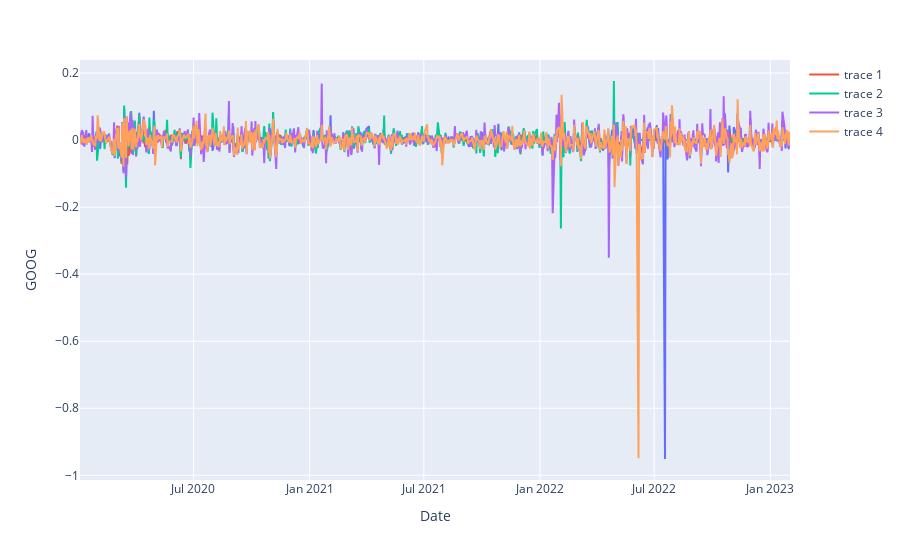

Source (notebook cell):
### Code cell
fig = px.line(tech_daily_returns, x="Date", y="GOOG")
# generate scatter plot
fig.add_scatter(x=tech_daily_returns['Date'], y=tech_daily_returns['SPY'])
fig.add_scatter(x=tech_daily_returns['Date'], y=tech_daily_returns['FB'])
fig.add_scatter(x=tech_daily_returns['Date'], y=tech_daily_returns['NFLX'])
fig.add_scatter(x=tech_daily_returns['Date'], y=tech_daily_returns['AMZN'])
fig.show()

### Figure 1 — Plotly figure (JSON) as saved in the notebook; plotly's stock layout.template omitted (floating-point values rounded to 4 significant figures; data arrays with more than 128 entries replaced by an {"elided": "..."} marker saying what was removed)
{"data": [{"hovertemplate": "Date=%{x}<br>GOOG=%{y}<extra></extra>", "legendgroup": "", "line": {"color": "#636efa", "dash": "solid"}, "marker": {"symbol": "circle"}, "mode": "lines", "name": "", "orientation": "v", "showlegend": false, "type": "scatter", "x": {"elided": "776 str values"}, "xaxis": "x", "y": {"elided": "776 float values"}, "yaxis": "y"}, {"type": "scatter", "x": {"elided": "776 str values"}, "y": {"elided": "776 float values"}}, {"type": "scatter", "x": {"elided": "776 str values"}, "y": {"elided": "776 float values"}}, {"type": "scatter", "x": {"elided": "776 str values"}, "y": {"elided": "776 float values"}}, {"type": "scatter", "x": {"elided": "776 str values"}, "y": {"elided": "776 float values"}}], "layout": {"legend": {"tracegroupgap": 0}, "margin": {"t": 60}, "xaxis": {"anchor": "y", "domain": [0, 1], "title": {"text": "Date"}}, "yaxis": {"anchor": "x", "domain": [0, 1], "title": {"text": "GOOG"}}}}
